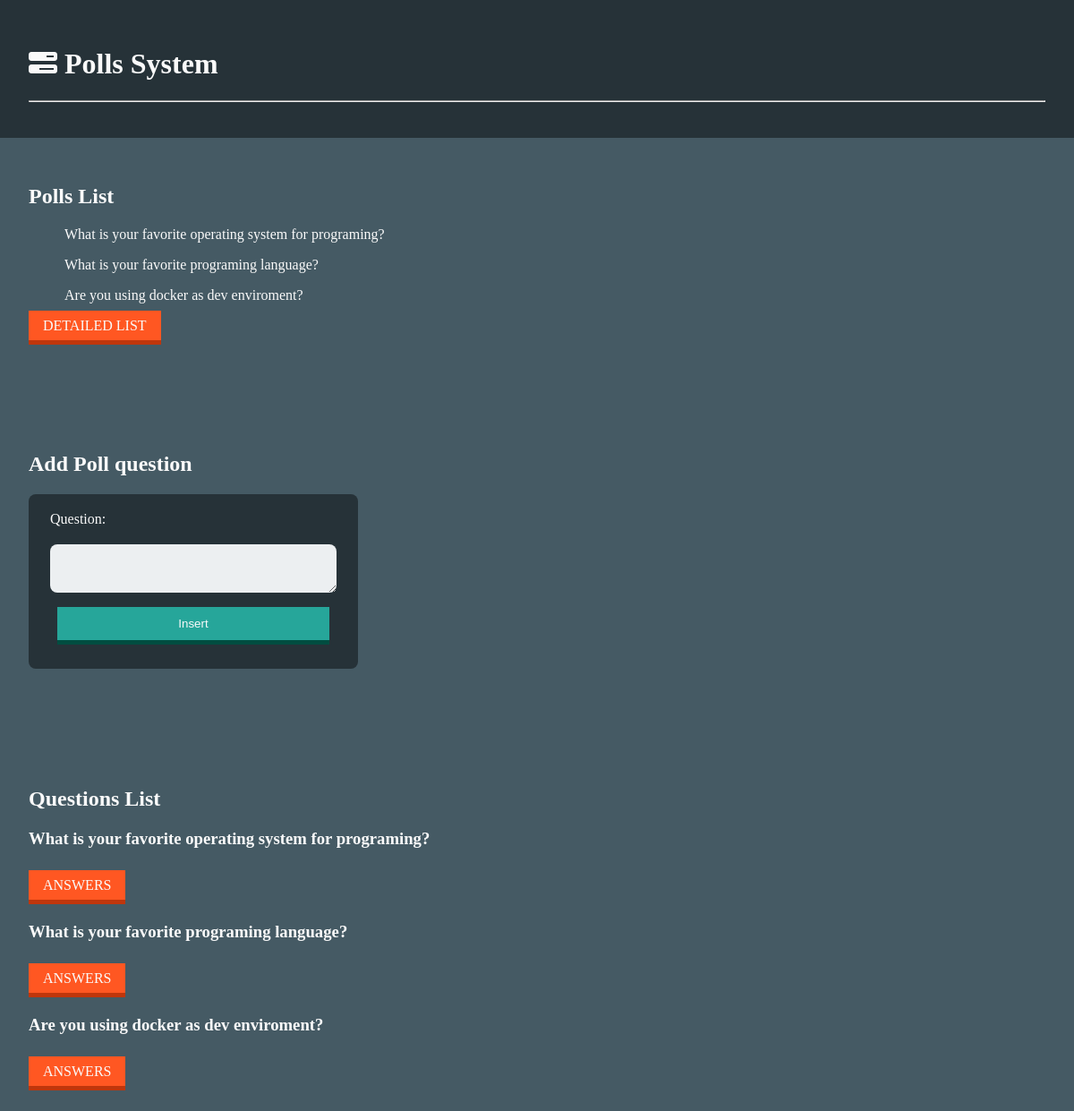
Page /app/index.php on the committed database.
### tables this page shows
CREATE TABLE questions(
	id_question INTEGER NOT NULL auto_increment,
	text VARCHAR(1000) NOT NULL,
	PRIMARY KEY (id_question)
);

### app/index.php (the view, shortened to what this page needs)
<!DOCTYPE html>
<html lang="en">
<head>
    <link rel="stylesheet" href="./css/php_style.css">
    <link rel="stylesheet" href="https://cdnjs.cloudflare.com/ajax/libs/font-awesome/6.2.1/css/all.min.css" />
</head>
<body>
    <?php
    $conn = new mysqli($servername, $username, $password, $dbname);
    $conn->query("SET NAMES 'utf8'");
    ?>
    <header>
        <h1><i class="fa-solid fa-bars-progress"></i> Polls System</h1>
        <hr>
    </header>
    <section>
        <h2>Polls List</h2>
        <?php
        $sql_query = "SELECT id_question, text FROM questions;        ";
        if ($result = $conn->query($sql_query) or die($conn->error)) {
            echo "<ul>";
            while ($line = $result->fetch_array(MYSQLI_ASSOC)) {
                echo "<li>" . $line["text"] . "</li>";
            }
            echo "</ul>";
        } else {
            echo "Error: " . $sql_query . "<br>" . $conn->error;
        }
        ?>
        <a href="all_question_with_answers.php">Detailed List</a>
    </section>
    <section>
        <h2>Add Poll question</h2>
        <form method="POST">
            <label for="text-question">Question:</label>
            <textarea name="question" id="text-question"></textarea>
            <input type="submit" value="Insert">
        </form>
    </section>
    <section>
        <h2>Questions List</h2>
        <?php
        $sql_query = "SELECT id_question, text FROM questions;";
        if ($result = $conn->query($sql_query) or die($conn->error)) {
            while ($line = $result->fetch_array(MYSQLI_ASSOC)) {
                echo "<h3>" . $line["text"] . "</h3>";
                echo "<p><a href='question_detail.php?id=" . $line["id_question"] . "'>Answers</a></p>";
            }
        } else {
            echo "Error: " . $sql_query . "<br>" . $conn->error;
        }
        ?>
    </section>
</body>
</html>

### app/css/php_style.css (style rules this page uses)
:root { --section-space: 3rem; --text-color: #fafafa; --fields-text-color: #263238; --fields-color: #ECEFF1; --header-background-color: #263238; --link-color: #42A5F5; }
body { background-color: #455A64; color: var(--text-color); margin: 0; padding: 0; }
header { background-color: var(--header-background-color); padding: 2rem; }
section { margin-bottom: var(--section-space); padding: 2rem; }
p { margin-top: 2rem; margin-bottom: 2rem; }
ul>li { list-style-type: none; margin-bottom: 1rem; }
a { background-color: #FF5722; box-shadow: 0 5px 0 #BF360C; color: var(--text-color); padding: 0.5em 1em; text-decoration: none; text-transform: uppercase; }
form { display: inline-flex; flex-direction: column; background-color: #263238; padding: 1rem; border-radius: 0.5rem; }
form>* { box-sizing: border-box; line-height: 1.5rem; margin-right: 0.5rem; margin-left: 0.5rem; }
label { white-space: nowrap; padding-bottom: 1rem; }
form input[type=text], textarea { width: 20rem; min-width: 10rem; max-width: 50rem; min-height: 2rem; border: 0 !important; border-radius: 0.5rem; color: var(--fields-text-color); background-color: var(--fields-color); padding: 0.2rem; }
input[type=submit] { border: none; margin: 1rem; background-color: #26A69A; box-shadow: 0 5px 0 #004D40; color: var(--text-color); padding: 0.5em 1em; cursor: pointer; }

### rows in the picture
questions: text "What is your favorite operating system for programing?"
questions: text "What is your favorite programing language?"
questions: text "Are you using docker as dev enviroment?"
